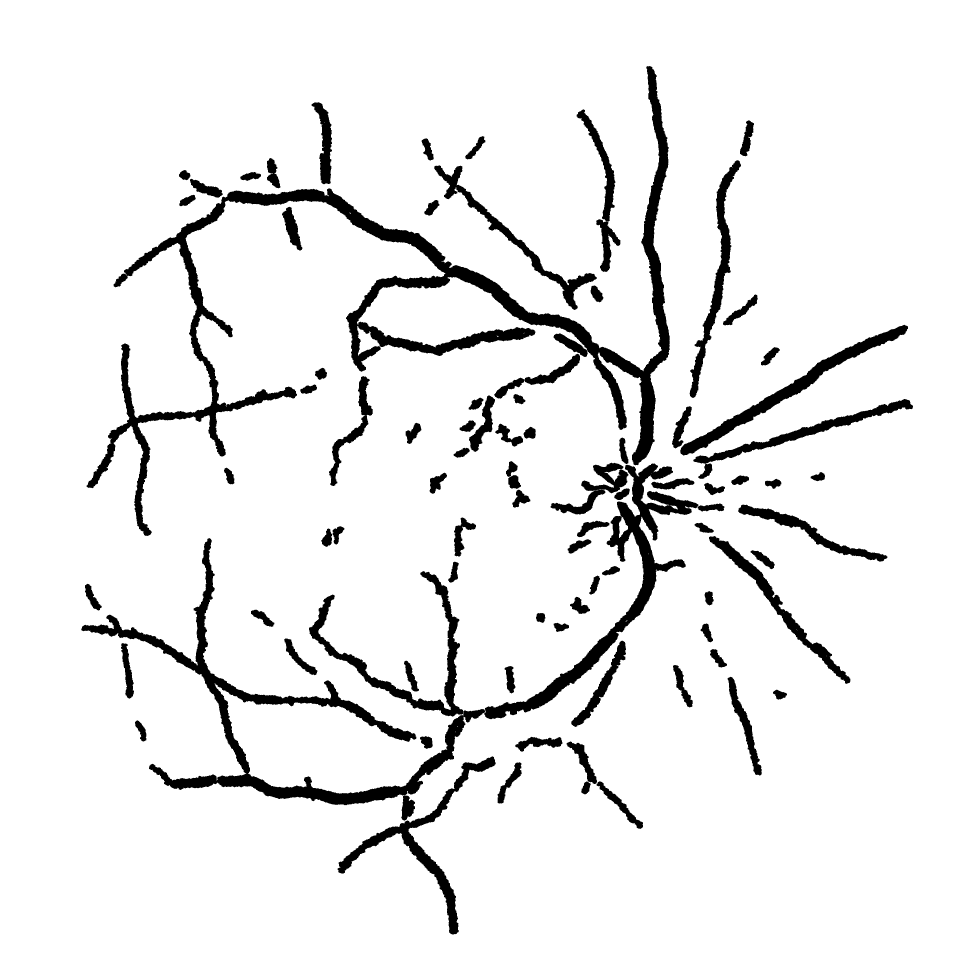
#> input picture image/www.png, 2912 x 2912 px (shown at 1/3 size)
$ python gabolFilter.py   (older library calls are emulated)
#> lines starting #> are read from the running program, lines starting #| are printed output that depends on the picture; after the words box and inside, x2 and y2 are one past the last pixel; in counts of white or black regions, pixels touching at a corner belong together
#> `src = cv2.imread("image/www.png", cv2.THRESH_BINARY)`: src: shape (2912, 2912); 92.5% white; 89 black regions, largest, box (x1, y1, x2, y2) and area: (260, 198, 2009, 1608) 180209, (244, 1614, 1455, 2462) 82924, (1453, 1390, 2095, 2158) 53189
import numpy as np
import cv2
from skimage.morphology import skeletonize, thin
import imageToBinary
import matplotlib.pyplot as plt
from skimage import img_as_ubyte
def skeletonize5(img):
    """ OpenCV function to return a skeletonized version of img, a Mat object"""

    #  hat tip to http://felix.abecassis.me/2011/09/opencv-morphological-skeleton/

    img = img.copy() # don't clobber original
    skel = img.copy()

    skel[:,:] = 0
    kernel = cv2.getStructuringElement(cv2.MORPH_CROSS, (1,1))
    while True:
        eroded = cv2.morphologyEx(img, cv2.MORPH_ERODE, kernel)
        temp = cv2.morphologyEx(eroded, cv2.MORPH_DILATE, kernel)
        temp  = cv2.subtract(img, temp)
        skel = cv2.bitwise_or(skel, temp)
        img[:,:] = eroded[:,:]
        if cv2.countNonZero(img) == 0:
            break

    return skel

def _floodfill(image):
    ret, thresh1 = cv2.threshold(image, 127, 255, cv2.THRESH_BINARY_INV)
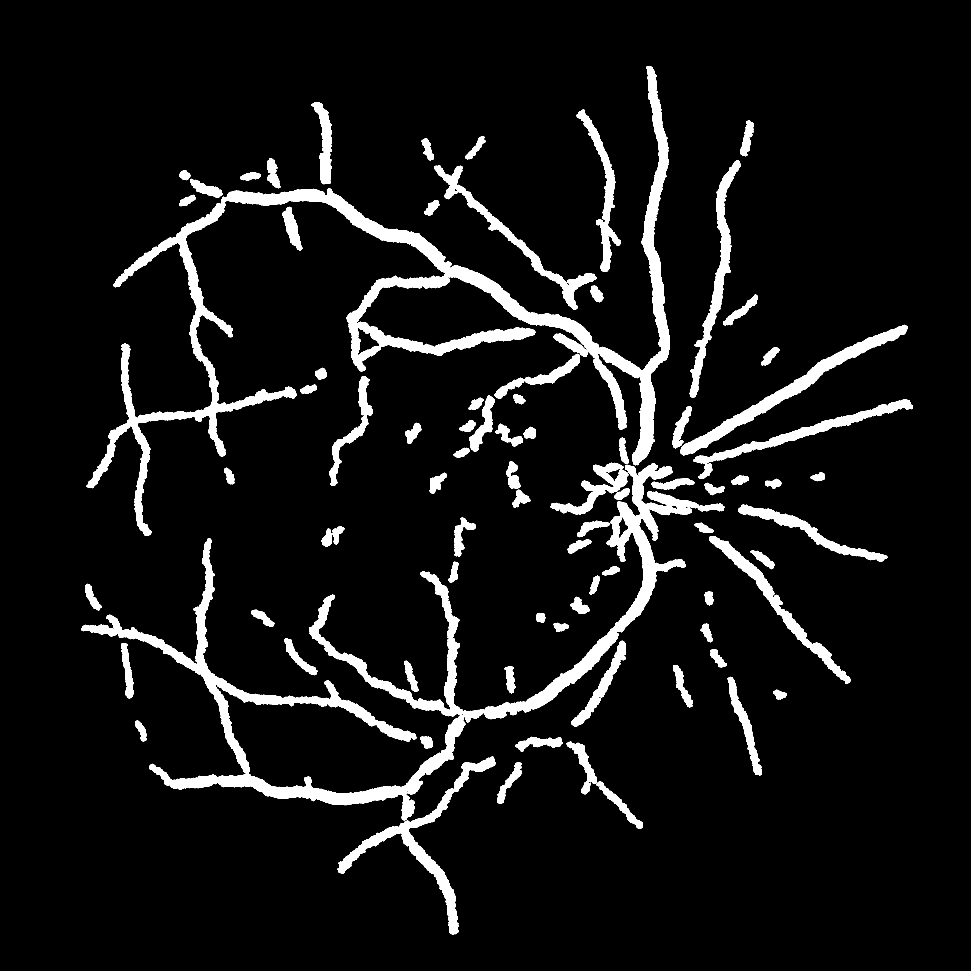
#> thresh1: shape (2912, 2912) (shown at 1/3 size); 7.5% white; 89 white regions, largest, box (x1, y1, x2, y2) and area: (260, 198, 2009, 1608) 180209, (244, 1614, 1455, 2462) 82924, (1453, 1390, 2095, 2158) 53189
    # b = imageToBinary.extract_bv(src)
    bw = np.asarray(thresh1, dtype=np.bool)
    skeleton = skeletonize(bw)
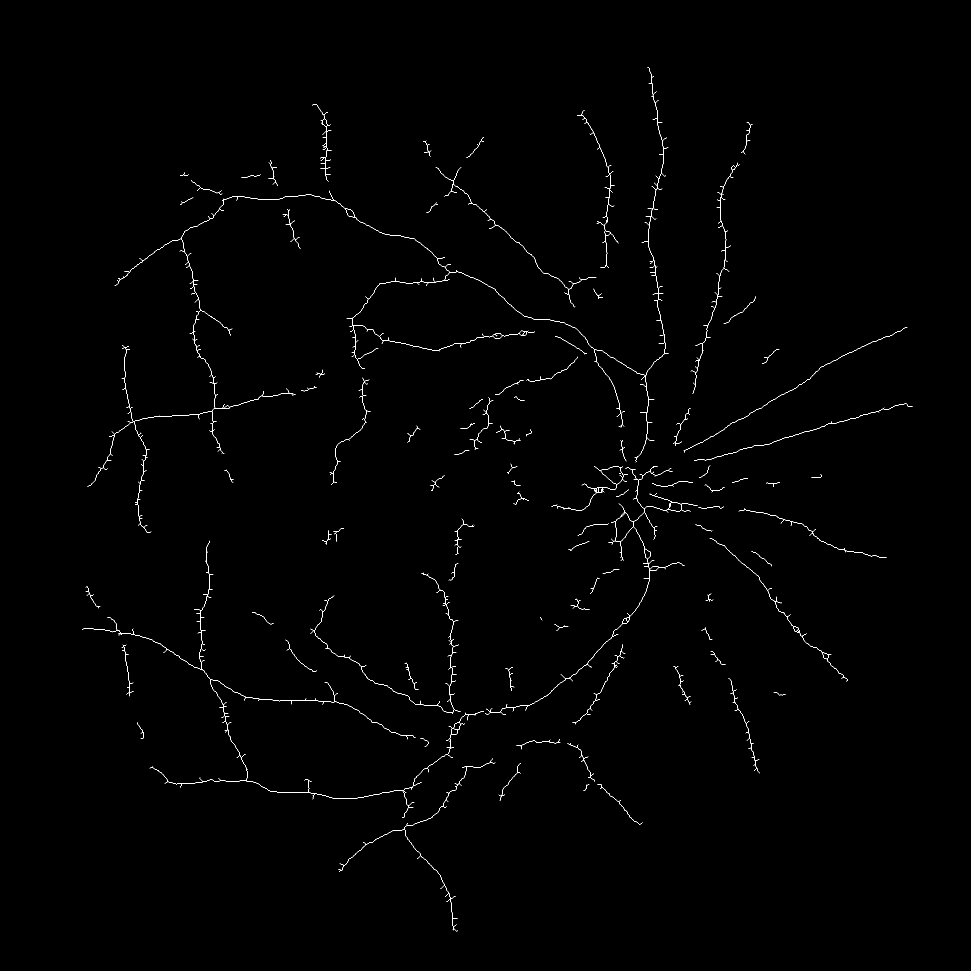
#> skeleton: shape (2912, 2912) bool (shown at 1/3 size); 0.37% white in thin lines or dots, all inside (x1, y1, x2, y2) = (246, 202, 2738, 2794)

    # [6 lines of commented-out code are left out]
    if __name__ == "__main__":
        fig, axes = plt.subplots(2, 2, figsize=(8, 8), sharex=True, sharey=True)
        ax = axes.ravel()
        ax[0].imshow(image, cmap=plt.cm.gray, interpolation='nearest')
        ax[0].set_title('original')
        ax[0].axis('off')
        ax[1].imshow(skeleton, cmap=plt.cm.gray, interpolation='nearest')
        ax[1].set_title('skeleton')
        ax[1].axis('off')

        fig.tight_layout()
        plt.show()
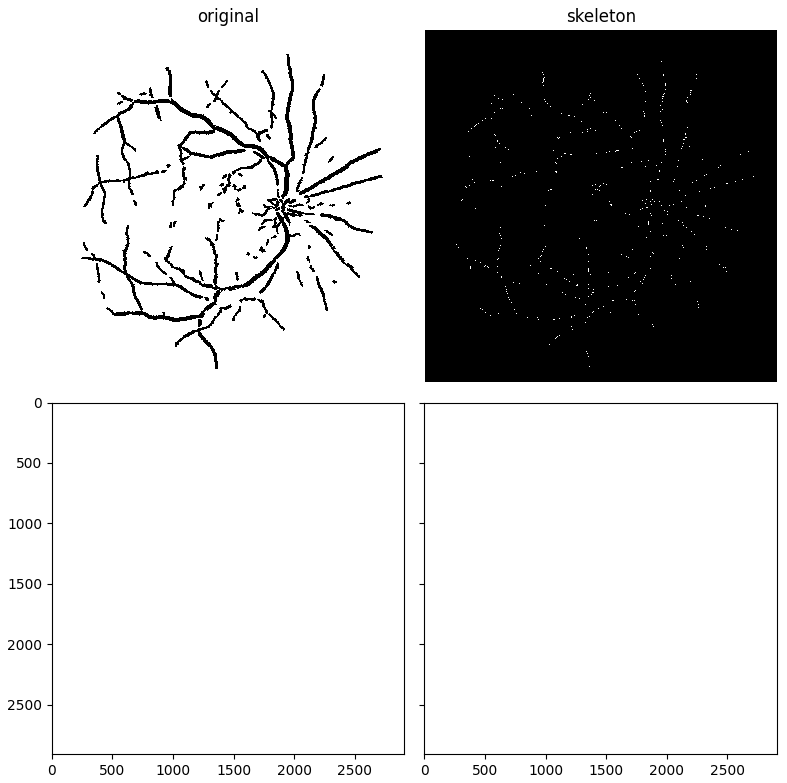
#> figure drawn by matplotlib, 2 panels
    return skeleton

if __name__ == "__main__":
    src = cv2.imread("image/www.png", cv2.THRESH_BINARY)
    # cv2.cvtColor(src, cv2.COLOR_BGR2GRAY)
    bw2 =  _floodfill(src)
    # bw2 = skeletonize(bw)
    # print(bw2)

    wimage = img_as_ubyte(bw2)
    # wimage = cv2.imdecode(bw2, cv2.THRESH_BINARY)
    # cv2.imshow("src", cv2.resize(bw2, (600, 600)))
    # cv2.imshow("thinning",cv2.resize(bw2, (600, 600)))
    cv2.imwrite("image/wwws4.png", wimage)
    # cv2.waitKey()
